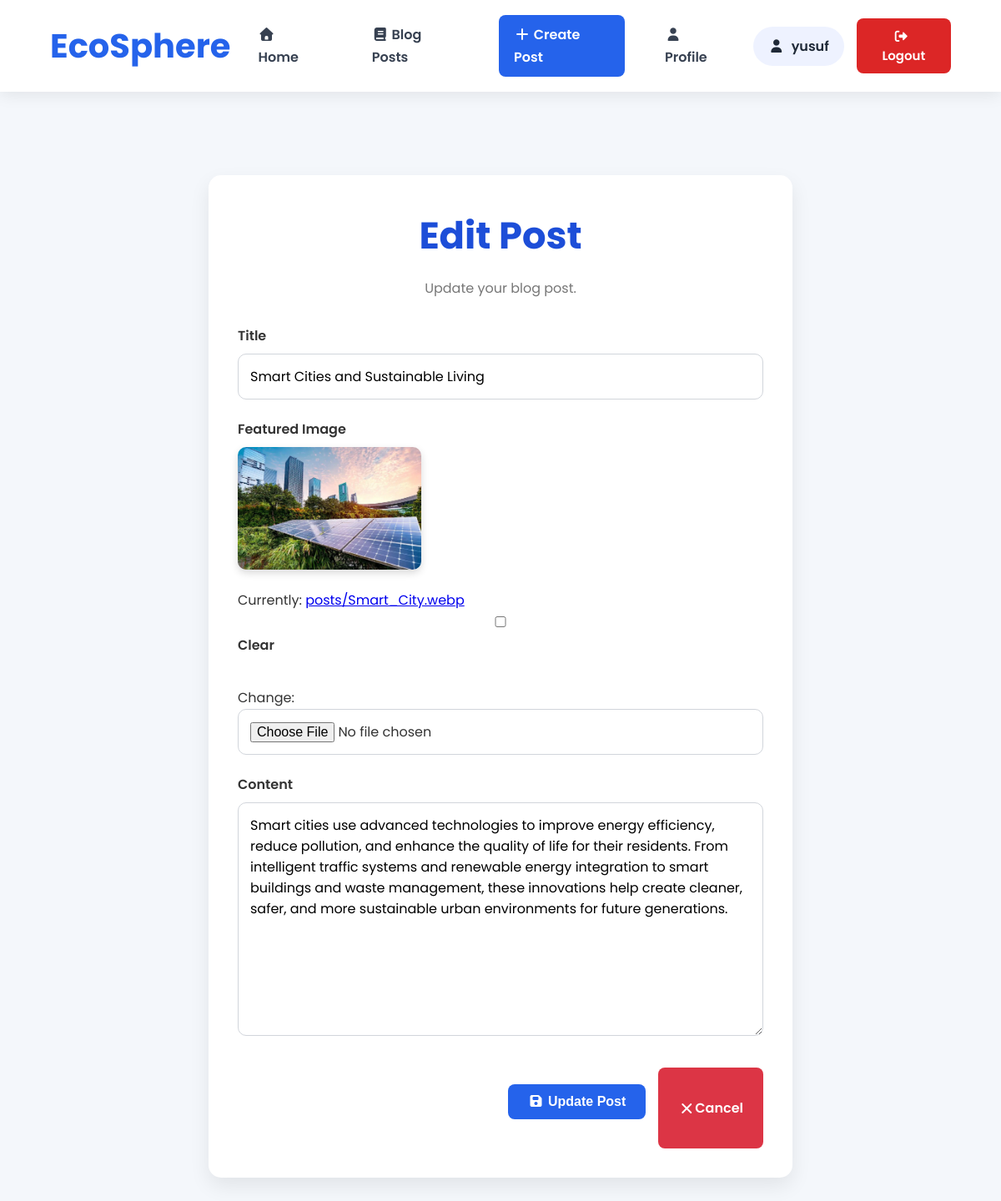
Page /posts/15/edit/ (signed in) on the committed database.
### post/models.py (models this page shows, shortened)
class Post(models.Model):
    title = models.CharField(max_length=50)
    content = models.TextField(max_length=2000)
    image = models.ImageField(
        upload_to="posts/",
        null=True,
        blank=True
    )
    created_at = models.DateTimeField(auto_now_add=True)
    updated_at = models.DateTimeField(auto_now=True)

### post/views.py (the view)
@login_required
def edit_post(request, post_id):
    post = get_object_or_404(Post, id=post_id)
    if request.method == "POST":
        form = PostForm(
            request.POST,
            request.FILES,
            instance=post
        )
        if form.is_valid():
            form.save()
            return redirect("all_posts")
    else:
        form = PostForm(instance=post)
    return render(
        request,
        "edit_post.html",
        {
            "form": form,
            "post": post
        }
    )

### post/forms.py (shortened to what this page needs)
class PostForm(forms.ModelForm):
    class Meta:
        model = Post
        fields = ["title", "content", "image"]
        widgets = {
            "title": forms.TextInput(
                attrs={
                    "placeholder": "Enter post title",
                    "class": "form-control"
                }
            ),
            "content": forms.Textarea(
                attrs={
                    "placeholder": "Write your post here...",
                    "rows": 10,
                    "class": "form-control"
                }
            ),
            "image": forms.ClearableFileInput(
                attrs={
                    "class": "form-control"
                }
            ),
        }

### post/templates/edit_post.html (shortened to what this page needs)
{% extends "base.html" %}
{% load static %}
{% block content %}
<div class="form-container">
    <h1>Edit Post</h1>
    <p class="form-subtitle">
        Update your blog post.
    </p>
    <form method="POST" enctype="multipart/form-data">
        <div class="form-group">
            <label for="{{ form.title.id_for_label }}">
                Title
            </label>
            {{ form.title }}
        </div>
        <div class="form-group">
            <label for="{{ form.image.id_for_label }}">
                Featured Image
            </label>
            {% if post.image %}
                <div style="margin-bottom:15px;">
                    <img src="{{ post.image.url }}"
                         alt="{{ post.title }}"
                         style="width:220px;
                                border-radius:10px;
                                box-shadow:0 4px 10px rgba(0,0,0,.15);">
                </div>
            {% endif %}
            {{ form.image }}
        </div>
        <div class="form-group">
            <label for="{{ form.content.id_for_label }}">
                Content
            </label>
            {{ form.content }}
        </div>
        <div class="button-group">
            <button type="submit" class="create-btn">
                <i class="fa-solid fa-floppy-disk"></i>
                Update Post
            </button>
            <a href="{% url 'all_posts' %}" class="cancel-btn">
                <i class="fa-solid fa-xmark"></i>
                Cancel
            </a>
        </div>
    </form>
</div>
{% endblock %}

### general/templates/base.html (shortened to what this page needs)
{% load static %}
<!DOCTYPE html>
<html lang="en">
<head>
    <link rel="stylesheet" href="{% static 'css/main.css' %}">
    <link rel="stylesheet"
          href="https://cdnjs.cloudflare.com/ajax/libs/font-awesome/7.3.0/css/all.min.css">
</head>
<body>
<header class="landing-navbar">
    <div class="logo">
        <a href="{% url 'index_page' %}">
            EcoSphere
        </a>
    </div>
    <nav>
        <a href="{% url 'index_page' %}" class="nav-btn">
            <i class="fa-solid fa-house"></i>
            Home
        </a>
        <a href="{% url 'all_posts' %}" class="nav-btn">
            <i class="fa-solid fa-book"></i>
            Blog Posts
        </a>
        <a href="{% url 'create_post' %}" class="nav-btn create-nav-btn">
            <i class="fa-solid fa-plus"></i>
            Create Post
        </a>
        <a href="{% url 'profile' %}" class="nav-btn">
            <i class="fa-solid fa-user"></i>
            Profile
        </a>
        {% if request.user.is_authenticated %}
            <span class="welcome-user">
                <i class="fa-solid fa-user"></i>
                {{ request.user.username }}
            </span>
            <form action="{% url 'logout' %}" method="POST">
                <button type="submit" class="logout-btn">
                    <i class="fa-solid fa-right-from-bracket"></i>
                    Logout
                </button>
            </form>
        {% endif %}
    </nav>
</header>
<main>
    {% block content %}
    {% endblock %}
</main>
</body>
</html>

### post/static/css/main.css (style rules this page uses)
* { margin: 0; padding: 0; box-sizing: border-box; }
body { font-family:"Poppins",sans-serif; background:#f4f7fb; color:#333; margin:0; padding:0; line-height:1.7; }
h1 { text-align: center; color: #2c3e50; margin-bottom: 10px; font-size: 2.8rem; }
p { margin-bottom: 20px; }
.create-btn { display: inline-block; margin: 20px 0 35px; padding: 12px 24px; background-color: #0077cc; color: #fff; text-decoration: none; font-weight: 600; border-radius: 8px; transition: background-color 0.3s ease, transform 0.2s ease; }
.form-container { max-width: 700px; margin: 40px auto; padding: 30px; background: #fff; border-radius: 10px; box-shadow: 0 5px 15px rgba(0,0,0,0.08); }
.form-group { margin-bottom: 20px; }
label { display: block; font-weight: 600; margin-bottom: 8px; }
input, textarea { width: 100%; padding: 12px; border: 1px solid #ccc; border-radius: 8px; font-size: 16px; font-family: inherit; }
textarea { resize: vertical; min-height: 200px; }
.form-container { max-width:700px; margin:50px auto; background:#fff; padding:35px; border-radius:15px; box-shadow:0 10px 25px rgba(0,0,0,.08); }
.form-container h1 { text-align:center; color:#1d4ed8; margin-bottom:10px; }
.form-subtitle { text-align:center; color:#777; margin-bottom:30px; }
.form-group { margin-bottom:22px; }
.form-group label { display:block; margin-bottom:8px; font-weight:600; }
.form-group input, .form-group textarea { width:100%; padding:14px; border:1px solid #d1d5db; border-radius:10px; font-size:16px; transition:.3s; }
.form-group textarea { min-height:220px; resize:vertical; }
.button-group { display:flex; justify-content:flex-end; gap:15px; margin-top:30px; }
.create-btn { background:#2563eb; color:#fff; border:none; padding:12px 24px; border-radius:8px; cursor:pointer; font-size:16px; font-weight:600; transition:.3s; }
.cancel-btn { display:inline-flex; align-items:center; justify-content:center; padding:12px 24px; background:#dc3545; color:#fff; text-decoration:none; border-radius:8px; font-weight:600; transition:.3s; }
.landing-navbar { display:flex; justify-content:space-between; align-items:center; padding:20px 0; }
.logo { font-size:32px; font-weight:bold; color:#2563eb; }
.nav-btn { text-decoration:none; color:#444; margin-left:15px; font-weight:600; transition:.3s; }
.create-nav-btn { background:#2563eb; color:white; padding:12px 22px; border-radius:8px; }
.logout-btn { background:#dc3545; color:white; text-decoration:none; padding:12px 22px; border-radius:8px; font-weight:600; transition:.3s; }
.landing-navbar { position:sticky; top:0; left:0; width:100%; background:#ffffff; display:flex; justify-content:space-between; align-items:center; padding:18px 60px; box-shadow:0 4px 18px rgba(0,0,0,.08); z-index:999; }
.logo a { text-decoration:none; color:#2563eb; font-size:40px; font-weight:700; }
.landing-navbar nav { display:flex; align-items:center; gap:15px; }
.nav-btn { text-decoration:none; color:#374151; font-weight:600; padding:10px 18px; border-radius:8px; transition:.3s; }
.create-nav-btn { background:#2563eb; color:white; }
.welcome-user { display:flex; align-items:center; gap:8px; background:#eef2ff; padding:10px 18px; border-radius:25px; font-weight:600; color:#1f2937; }
.landing-navbar form { margin:0; }
.logout-btn { background:#dc2626; color:white; border:none; padding:10px 18px; border-radius:8px; font-size:15px; font-family:inherit; cursor:pointer; transition:.3s; }
.logout-btn i { margin-right:6px; }
main { padding:50px; }

### rows in the picture
Post: title "Smart Cities and Sustainable Living", image (picture), content "Smart cities use advanced technologies to improve energy efficiency, reduce pollution, and enhance the quality of life for their residents. From intelligent traffic systems and renewable energy integration to smart buildings and waste management, these innovations help create cleaner, safer, and more sustainable urban environments for future generations."

### other values in the picture
{{ request.user.username }} "yusuf"
